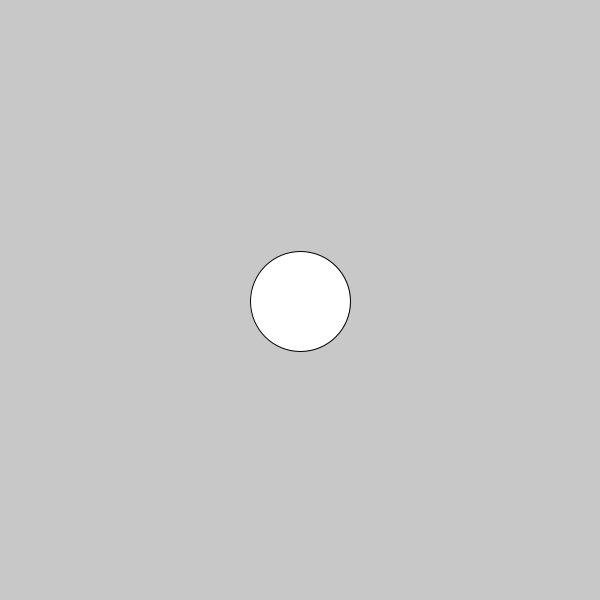
Frame 1 (no input)
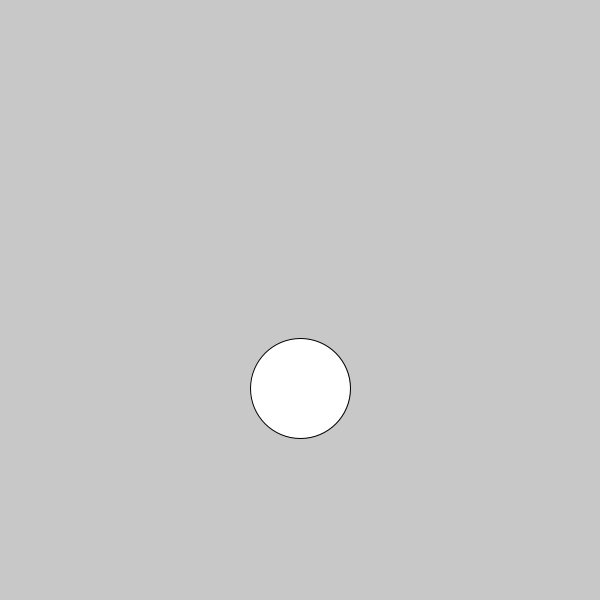
Frame 60 (the mouse pressed at the canvas centre just before this capture)
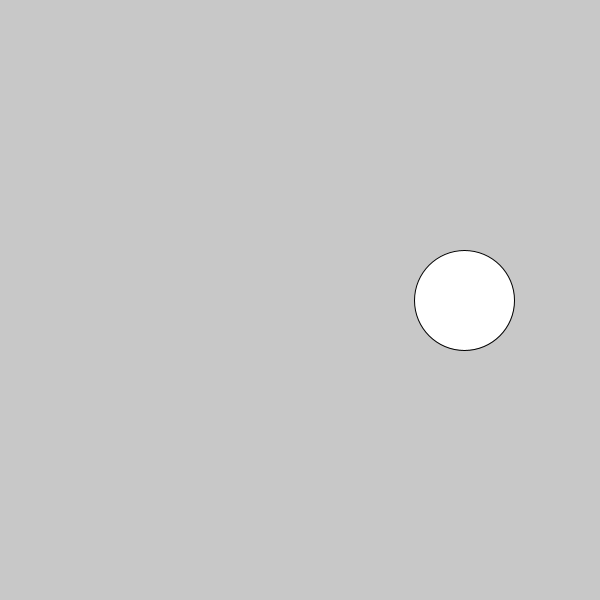
Frame 120 (the mouse held since frame 60 and released just before this capture)

The Processing sketch that drew these frames (run headless with seeded random() and noise(); from frame 60 on, the mouse is pressed at the canvas centre):

// Processing sketch: sketch_190203c
// ── sketch_190203c.pde
float counter;
float a;
boolean vertical = false;

void setup(){
size(600, 600);
}

void draw(){
  background(200);
  counter += TWO_PI/1000;
  float a = sin(counter)*3;
  if (vertical){
    ellipse(a*80+width/2, height/2, 100, 100);
  }else
    ellipse(width/2, a*80+height/2, 100, 100);
}

void mousePressed(){
  vertical = true;
}

//void mouseReleased(){
//  ellipse(height/2, a, 100, 100);
//}
